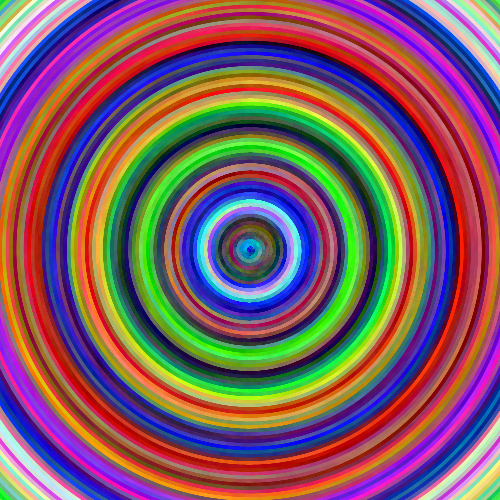
Frame 1 (no input)
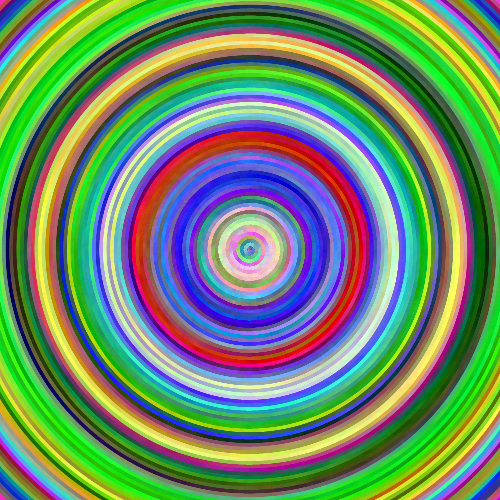
Frame 2 (the mouse pressed at the canvas centre, redrawn once)

The p5.js sketch that drew these frames (run headless with seeded random() and noise() and a simulated clock; the mouse was pressed at the canvas centre and the sketch redrawn once):

// p5.js sketch
// ── sketch.js
// https://happycoding.io/examples/processing/for-loops/spiral

function setup() {
  createCanvas(500, 500);

  strokeWeight(4);
  background(32);
  noLoop()
}

function draw() {

  var distance = 0;

  var r = random(256);
  var g = random(256);
  var b = random(256);
  var cChange = 2;
  var distanceChange = 0.001;

  for (var angle = 0; angle < 360 * 100; angle += 0.1) {

    var x = width / 2 + cos(radians(angle)) * distance;
    var y = height / 2 + sin(radians(angle)) * distance;

    r += random(-cChange, cChange);
    r = constrain(r, 0, 256);

    g += random(-cChange, cChange);
    g = constrain(g, 0, 256);

    b += random(-cChange, cChange);
    b = constrain(b, 0, 256);

    stroke(r, g, b);

    point(x, y);

    distance += distanceChange;
  }
}
